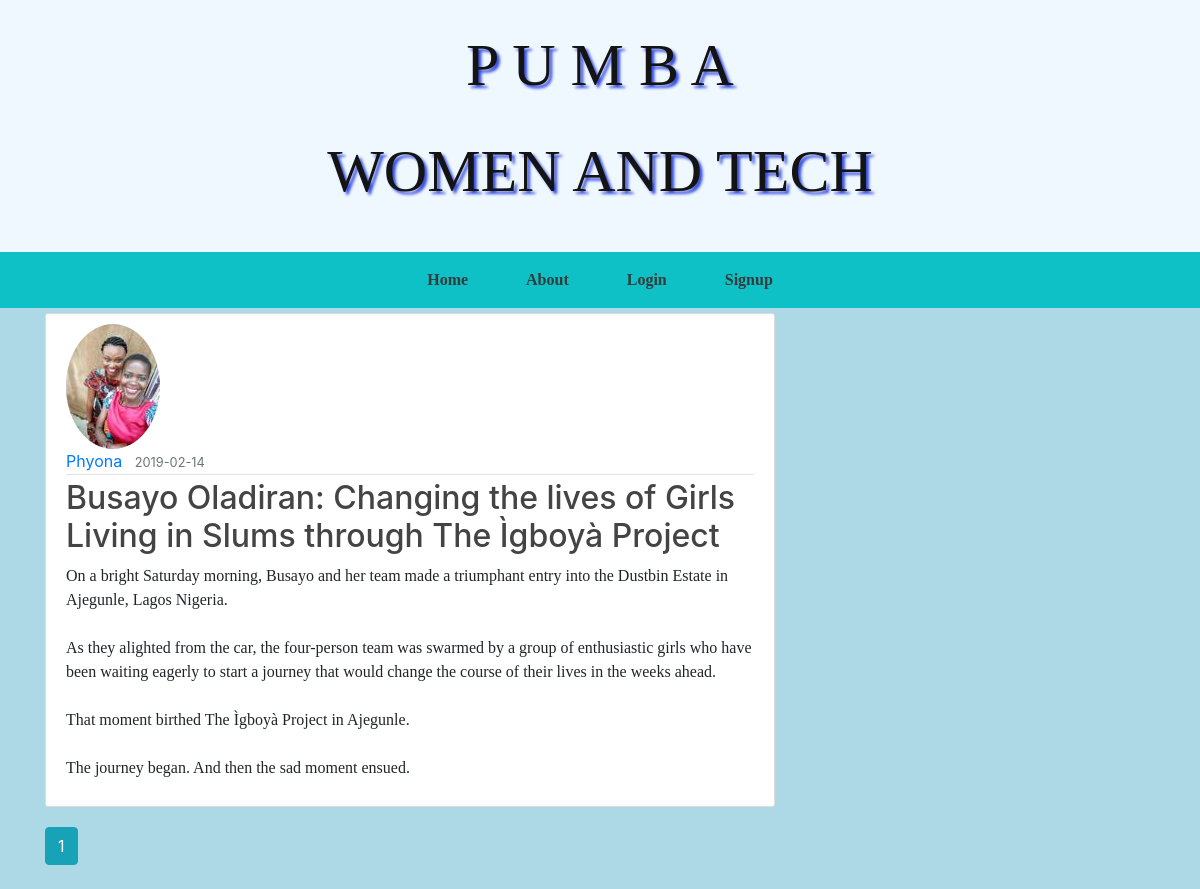
The app's page /home, older data.
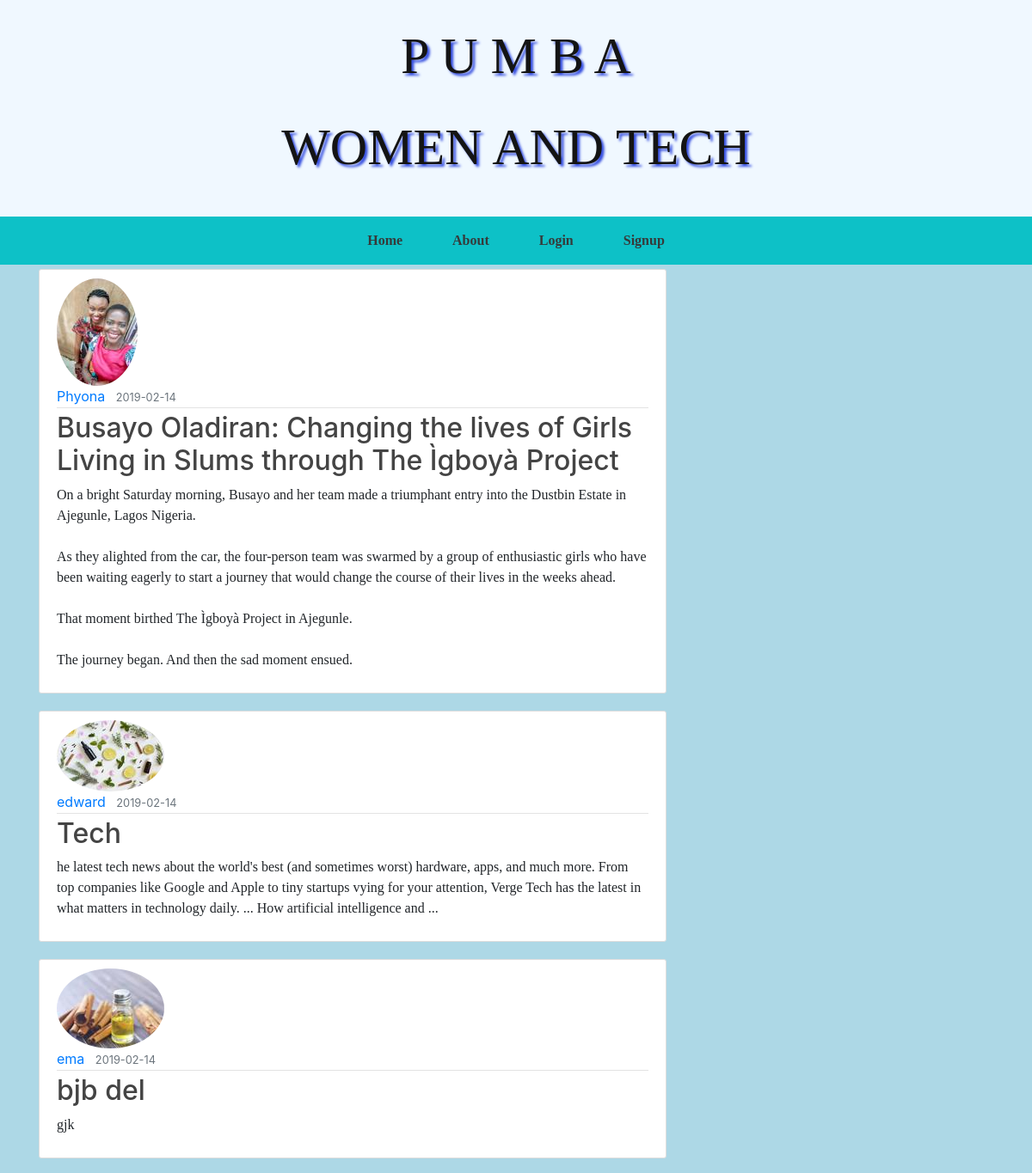
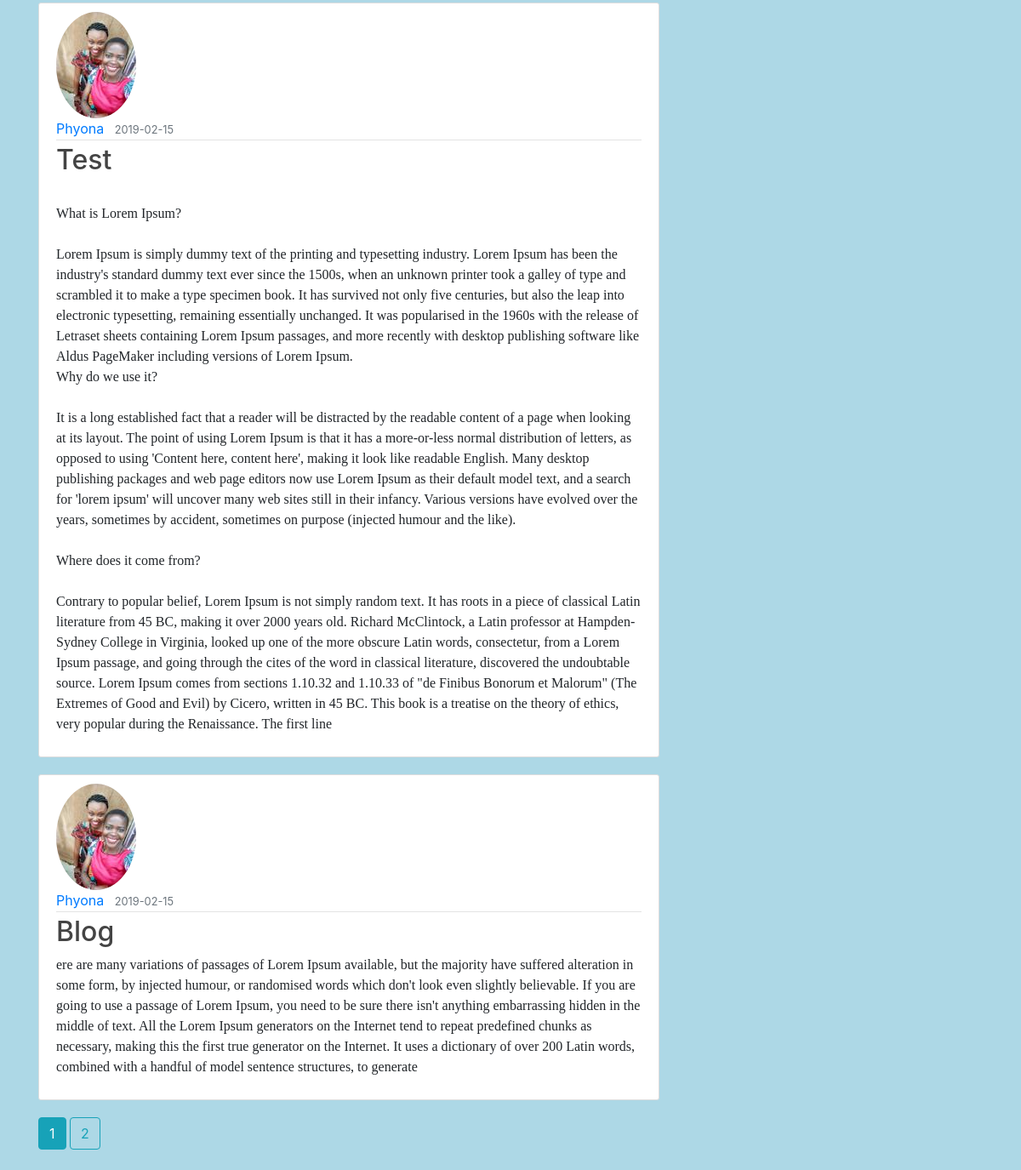
The same page, newer data (2 pictures, top to bottom).
### flaskblog/models.py (models this page shows, shortened)
class Posts(db.Model):
    id = db.Column(db.Integer, primary_key=True)
    title = db.Column(db.String(25), unique=True, nullable=False)
    date_posted= db.Column(db.DateTime(25), nullable=False, default=datetime.utcnow)
    content = db.Column(db.Text(50), nullable=False)
    user_id = db.Column(db.Integer, db.ForeignKey('user.id'), nullable=False)

class User(db.Model, UserMixin):
    id = db.Column(db.Integer, primary_key=True)
    username = db.Column(db.String(25), unique=True, nullable=False)
    email = db.Column(db.String(25), unique=True, nullable=False)
    image_file = db.Column(db.String(20), nullable=False, default='default.jpg')
    password = db.Column(db.String(50), nullable=False)
    posts = db.relationship('Posts', backref='author', lazy=True)

### flaskblog/routes.py (the view)
@app.route("/")
@app.route("/home")
def home():
    page = request.args.get('page', 1, type=int)
    posts = Posts.query.paginate(page=page, per_page=5)
    return render_template('home.html', posts=posts)

### flaskblog/templates/home.html
{% extends "layout.html" %}
{% block content %}
    {% for post in posts.items %}
       <article class="media content-section">
           <div class="media-body">
              <img class="rounded-circle"src="{{url_for('static', filename='profile_pic/' + post.author.image_file)}}">
              <div class="article-metadata">
               <a class="mr-2" href="">{{post.author.username}}</a>
                <small class="text-muted">{{post.date_posted.strftime('%Y-%m-%d')}}</small>
              </div>
                <h2><a class="article-title" href="{{url_for('post', post_id=post.id) }}">{{post.title}}</a></h2>
                <p class="article-content">{{post.content}}</p>
              </div>
       </article>
       {% endfor %}
       {% for page_num in posts.iter_pages(left_edge=1, right_edge=1, left_current=1, right_current=2) %}
        {% if page_num %}
              {% if posts.page == page_num %}
              <a class="btn btn-info mb-4" href="{{ url_for('home', page=page_num) }}">{{ page_num }}</a>
              {% else %}
              <a class="btn btn-outline-info mb-4" href="{{ url_for('home', page=page_num) }}">{{ page_num }}</a>
              {% endif %}
        {% else %}
        ...
        {% endif %}
       {% endfor %}
{% endblock content %}

### flaskblog/templates/layout.html (shortened to what this page needs)
<!DOCTYPE html>
<html>
<head>
    <link rel="stylesheet" href="https://stackpath.bootstrapcdn.com/bootstrap/4.1.3/css/bootstrap.min.css">
    <link rel="stylesheet" type="text/css" href="{{url_for ('static', filename='main.css')}}">
<body>
  <header>
    <p>P u m b a</p>
    <p>women and Tech</p>
  </header>
    <nav>
        <ul>
            <li><a href="{{url_for('home')}}">Home</a></li>
            <li><a href="{{url_for('about')}}">About</a></li>
            {%  if current_user.is_authenticated %}
            <li><a href="{{url_for('new_post')}}">New Post</a></li>
            <li><a href="{{url_for('account')}}">Account</a></li>
            <li><a href="{{url_for('logout')}}">Logout</a></li>
            {% else %}
            <li><a href="{{url_for('login')}}">Login</a></li>
            <li><a href="{{url_for('register')}}">Signup</a></li>
            {% endif %}
        </ul>
    </nav>
  <main class="container">
    <div class="row">
      <div class="col-md-8">
          {% block content %}{% endblock %}
      </div>
    </div>
  </main>
</body>
</html>

### flaskblog/static/main.css (style rules this page uses)
* { text-decoration: none; list-style-type: none; box-sizing: border-box; }
P { font-family:garamond; font-weight:500; }
body { padding: 0; background-color: lightblue; }
header { padding: 20px; font-size: 60px; text-align: center; font-family:rosewood; text-transform: uppercase; font-weight: bold; color:rgb(20, 20, 20); text-shadow: 3px 3px 3px rgb(53, 78, 224); background-color: aliceblue; }
nav { margin: 0 auto; overflow: hidden; text-align: center; background-color:rgb(13, 193, 199); }
nav > ul { margin: 0 auto; padding: 0; display: block; width: fit-content; list-style-type: none; }
nav > ul> li { display: block; float: left; color: black; padding: 0 15px }
nav >ul >li >a { display: inline-block; padding: 16px 14px; color: rgb(54, 58, 58); text-decoration: none; font-size: 16px; font-family: garamond; font-weight: bold; }
.container { margin-top: 5px; }
.content-section { background: #ffffff; padding: 10px 20px; border: 1px solid #dddddd; border-radius: 3px; margin-bottom: 20px; }
.article-title { color: #444444; }
.article-content { white-space: pre-line; }
.article-metadata { padding-bottom: 1px; margin-bottom: 4px; border-bottom: 1px solid #e3e3e3 }
.row:after { content: ""; display: table; clear: both; }

Row changes from the older to the newer data that the page shows:
added Posts: image_file (picture), author.username "edward", date_posted "2019-02-14", title "Tech", content "he latest tech news about the world's best (and sometimes worst) hardware, apps, and much more. From top companies like Google and Apple to tiny startups vying for your attention, Verge Tech has the latest in what matters in technology daily. ... How artificial intelligence and ..."
added Posts: image_file (picture), author.username "ema", date_posted "2019-02-14", title "bjb del", content "gjk"
added Posts: image_file (picture), author.username "Phyona", date_posted "2019-02-15", title "Test", content "What is Lorem Ipsum? Lorem Ipsum is simply dummy text of the printing and typesetting industry. Lorem Ipsum has been the industry's standard dummy text ever since the 1500s, when an unknown printer took a galley of type and scrambled it to make a type specimen book. It has survived not only five centuries, but also the leap into electronic typesetting, remaining essentially unchanged. It was popularised in the 1960s with the release of Letraset sheets containing Lorem Ipsum passages, and more recently with desktop publishing software like Aldus PageMaker including versions of Lorem Ipsum. Why do we use it? It is a long established fact that a reader will be distracted by the readable…"
added Posts: image_file (picture), author.username "Phyona", date_posted "2019-02-15", title "Blog", content "ere are many variations of passages of Lorem Ipsum available, but the majority have suffered alteration in some form, by injected humour, or randomised words which don't look even slightly believable. If you are going to use a passage of Lorem Ipsum, you need to be sure there isn't anything embarrassing hidden in the middle of text. All the Lorem Ipsum generators on the Internet tend to repeat predefined chunks as necessary, making this the first true generator on the Internet. It uses a dictionary of over 200 Latin words, combined with a handful of model sentence structures, to generate"
Text that changed along with them:
new list line: "2"
